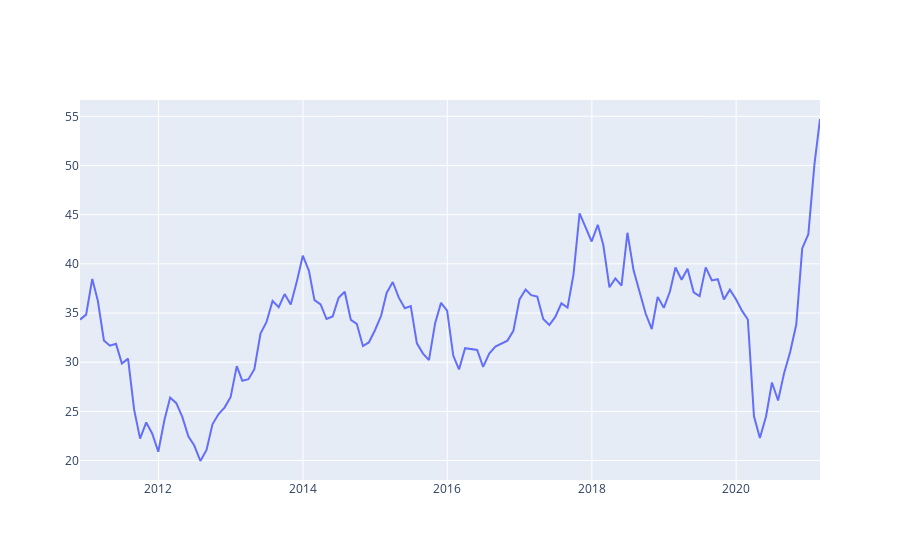

Notebook source saved alongside this figure:
### Code cell
fig = go.Figure([go.Scatter(x=gm_df["Unnamed: 0"], y = gm_df["2. high"])])
fig.show()
